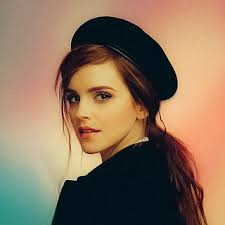
#> input picture media/emma.jfif, 225 x 225 px, found by its file name
$ jupyter execute Intensity_Transformation.ipynb   (shell and % lines are left out)
#> lines starting #> are read from the running program, lines starting #| are printed output that depends on the picture
[cell 1]
import matplotlib.pyplot as plt
import numpy as np
import cv2 as cv

transform = np.arange(0,256, dtype="uint8")
fig, ax = plt.subplots()
ax.plot(transform)
ax.set_xlabel(r'Input, $f(\mathbf{x})$')
ax.set_ylabel(r'Output, $\mathrm{T}[F(mathbf{x})$')
ax.set_xlim(0,255)
ax.set_ylim(0,255)
ax.set_aspect('equal')
plt.show()
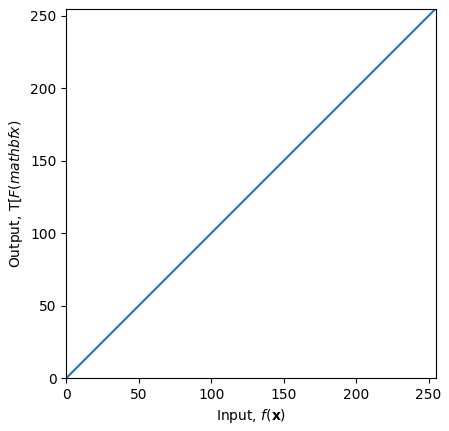
#> figure drawn by matplotlib, 1 panel; curve peaks at x = 255, y = 255

img_orig = cv.imread('media\emma.jfif', cv.IMREAD_GRAYSCALE)
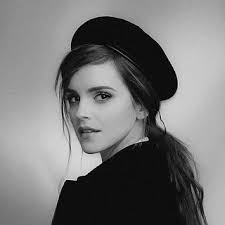
#> img_orig: shape (225, 225); min 0, max 231, mean 119
print(img_orig.shape)
#| (225, 225)
cv.namedWindow('Image', cv.WINDOW_NORMAL)
cv.imshow('Image', img_orig)
cv.waitKey(0)
imge_transformed = cv.LUT(img_orig, transform)
cv.imshow('Image_Transformed', imge_transformed)
cv.waitKey(0)
cv.destroyAllWindows()

Negative Transform

[cell 2]
import matplotlib.pyplot as plt
import numpy as np
import cv2 as cv

transform = np.arange(255,-1,-1).astype("uint8")
print(transform.shape)
fig, ax = plt.subplots()
ax.plot(transform)
ax.set_xlabel(r'Input, $f(\mathbf{x})$')
ax.set_ylabel(r'Output, $\mathrm{T}[F(mathbf{x})$')
ax.set_xlim(0,255)
ax.set_ylim(0,255)
ax.set_aspect('equal')
plt.show()
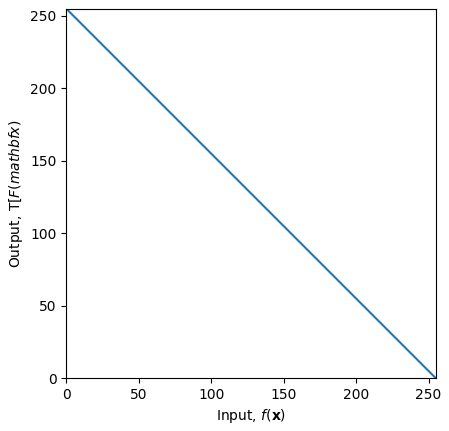
#> figure drawn by matplotlib, 1 panel; curve peaks at x = 0, y = 255

img_orig = cv.imread('media\emma.jfif', cv.IMREAD_GRAYSCALE)
cv.namedWindow('Image', cv.WINDOW_NORMAL)
cv.imshow('Image', img_orig)
cv.waitKey(0)
imge_transformed = cv.LUT(img_orig, transform)
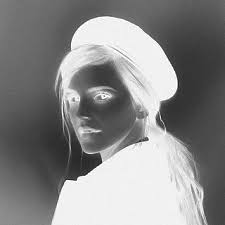
#> imge_transformed: shape (225, 225); min 24, max 255, mean 136
cv.imshow('Image_Transformed', imge_transformed)
cv.waitKey(0)
cv.destroyAllWindows()

Intensive Windowing

[cell 3]
import matplotlib.pyplot as plt
import numpy as np
import cv2 as cv

c = np.array([(100, 50), (150, 200)]) #coordinates

t1 = np.linspace(0, c[0,1], c[0,0] + 1 - 0).astype(np.uint8)
print(len(t1))
t2 = np.linspace(c[0,1]+1, c[1,1], c[1,0] - c[0,0]).astype(np.uint8)
print(len(t2))
t3 = np.linspace(c[1,1]+1, 255, 255 - c[1,0]).astype(np.uint8)
print(len(t3))

transform = np.concatenate((t1, t2), axis=0).astype('uint8')
transform = np.concatenate((transform, t3), axis=0).astype('uint8')
print(len(transform))


fig, ax = plt.subplots()
ax.plot(transform)
ax.set_xlabel(r'Input, $f(\mathbf{x})$')
ax.set_ylabel(r'Output, $\mathrm{T}[F(mathbf{x})$')
ax.set_xlim(0,255)
ax.set_ylim(0,255)
ax.set_aspect('equal')
plt.show()
#> figure, not shown here; curve peaks at x = 255, y = 255


img_orig = cv.imread('media\emma.jfif', cv.IMREAD_GRAYSCALE)
cv.namedWindow('Image', cv.WINDOW_NORMAL)
cv.imshow('Image', img_orig)
cv.waitKey(0)
imge_transformed = cv.LUT(img_orig, transform)
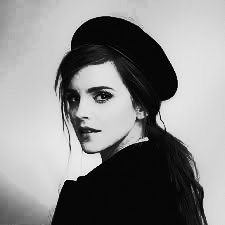
#> imge_transformed: shape (225, 225); min 0, max 242, mean 136.5
cv.imshow('Image_Transformed', imge_transformed)
cv.waitKey(0)
cv.destroyAllWindows()

$ run again, with media/girl2.jfif copied over media/emma.jfif
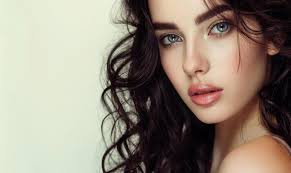
#> input picture media/girl2.jfif, 291 x 173 px, found by its file name
#| (173, 291)
#> `imge_transformed = cv.LUT(img_orig, transform)`:
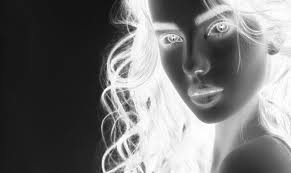
#> imge_transformed: shape (173, 291); min 12, max 255, mean 116.2
#> `imge_transformed = cv.LUT(img_orig, transform)`:
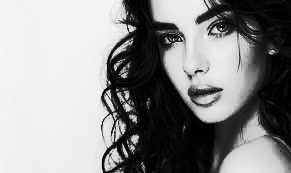
#> imge_transformed: shape (173, 291); min 0, max 248, mean 143.7
